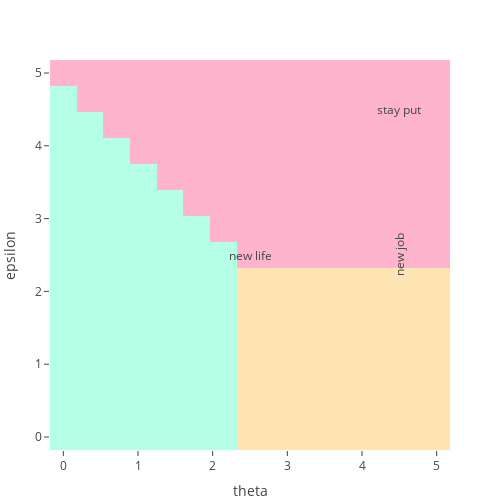

This figure's notebook cell:
### Markdown cell above
- Below we'll set up a Sarsa model and plot the initial policy function

### Code cell
# set random seed
using Random  
Random.seed!(56)
sarsa = Sarsa(m, 0.01);

# plot initial policy
plot_policy(m, get_greedy(m, sarsa.Q))

### Figure 1 — Plotly figure (JSON) as saved in the notebook; plotly's stock layout.template omitted (floating-point values rounded to 4 significant figures; data arrays with more than 128 entries replaced by an {"elided": "..."} marker saying what was removed)
{"data": [{"colorbar": {"autotick": false, "dtick": 1, "tick0": 1}, "colorscale": [[0, "#FFB4CE"], [0.3333, "#FFB4CE"], [0.3333, "#FFE5B4"], [0.6667, "#FFE5B4"], [0.6667, "#B4FFE5"], [1, "#B4FFE5"]], "showscale": false, "type": "heatmap", "x": [0, 0.3571, 0.7143, 1.071, 1.429, 1.786, 2.143, 2.5, 2.857, 3.214, 3.571, 3.929, 4.286, 4.643, 5], "y": [0, 0.3571, 0.7143, 1.071, 1.429, 1.786, 2.143, 2.5, 2.857, 3.214, 3.571, 3.929, 4.286, 4.643, 5], "z": {"elided": "15x15 int values"}}], "layout": {"annotations": [{"showarrow": false, "text": "new life", "x": 2.5, "y": 2.5}, {"showarrow": false, "text": "new job", "textangle": 270, "x": 4.5, "y": 2.5}, {"showarrow": false, "text": "stay put", "x": 4.5, "y": 4.5}], "height": 500, "margin": {"b": 50, "l": 50, "r": 50, "t": 60}, "width": 500, "xaxis": {"autorange": true, "range": [-0.1786, 5.179], "title": {"text": "theta"}, "type": "linear"}, "yaxis": {"autorange": true, "range": [-0.1786, 5.179], "title": {"text": "epsilon"}, "type": "linear"}}}
